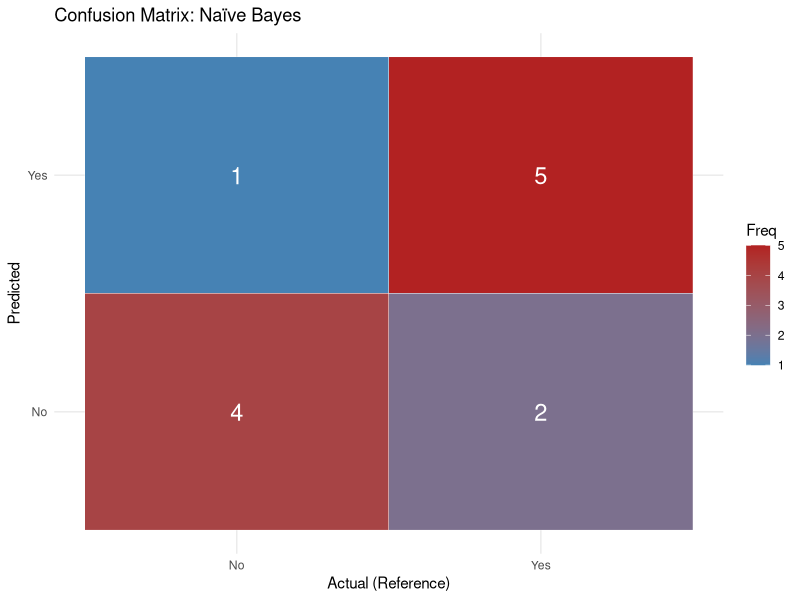

The R source for this figure:
## ---- chunk 1
#| label: nb-code
#| echo: true
#| message: false
#| warning: false
library(readr)
library(dplyr)
library(e1071)
library(caret)

# Load the disjoint sets
train_df <- read_csv("data/clean/nb_train.csv", show_col_types = FALSE)
test_df  <- read_csv("data/clean/nb_test.csv",  show_col_types = FALSE)

# Ensure target is a factor for classification
train_df$High_ROA <- as.factor(train_df$High_ROA)
test_df$High_ROA  <- as.factor(test_df$High_ROA)

# Train the model (excluding the ticker column)
nb_model <- naiveBayes(High_ROA ~ . - ticker, data = train_df)

# Predict on the test set
predictions <- predict(nb_model, test_df)

# Confusion Matrix
cm <- confusionMatrix(predictions, test_df$High_ROA)
## ---- chunk 2
#| label: nb-cm
#| echo: false
#| message: false
#| warning: false
cm$table
## ---- chunk 3
#| label: nb-accuracy
#| echo: false
cat(sprintf("Accuracy: %.1f%%\n", cm$overall["Accuracy"] * 100))
## ---- chunk 4
#| label: nb-plot
#| fig-cap: "Confusion Matrix Heatmap"
#| fig-width: 6
#| fig-height: 5
#| echo: false
#| warning: false
library(ggplot2)
library(reshape2)

cm_df <- as.data.frame(cm$table)
colnames(cm_df) <- c("Prediction", "Reference", "Freq")

ggplot(data = cm_df, mapping = aes(x = Reference, y = Prediction, fill = Freq)) +
  geom_tile(color = "white") +
  geom_text(aes(label = Freq), size = 6, color = "white") +
  scale_fill_gradient(low = "steelblue", high = "firebrick") +
  labs(title = "Confusion Matrix: Naïve Bayes",
       x = "Actual (Reference)",
       y = "Predicted") +
  theme_minimal()
